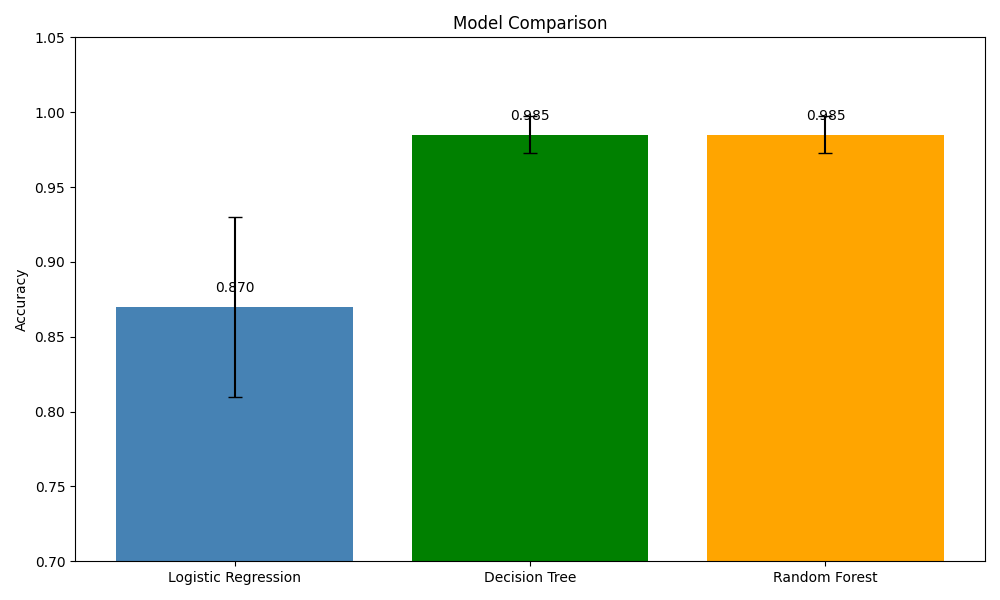

The Python source for this figure:
import pandas as pd
import numpy as np
from sklearn.linear_model import LogisticRegression
from sklearn.model_selection import train_test_split, cross_val_score
from sklearn.tree import DecisionTreeClassifier
from sklearn.ensemble import RandomForestClassifier
from sklearn.naive_bayes import MultinomialNB
import matplotlib.pyplot as plt


np.random.seed(42)
n = 200

age = np.random.randint(18, 65, n)
monthly_spend = np.random.randint(1000, 50000, n)
months_subscribed = np.random.randint(1, 60, n)
support_calls =np.random.randint(0, 10, n)

churn = ((support_calls > 5) | (monthly_spend < 5000) | (months_subscribed < 6)).astype(int)

df = pd.DataFrame({
    "age": age, 
    "monthly_spend": monthly_spend,
    "months_subscribed": months_subscribed,
    "support_calls": support_calls, 
    "churn": churn
})

X = df.drop("churn", axis=1)
y = df["churn"]

X_train,X_test, y_train, y_test = train_test_split(X, y, test_size=0.2, random_state=42)

models = {
    "Logistic Regression": LogisticRegression(max_iter=1000), 
    "Decision Tree": DecisionTreeClassifier(),
    "Random Forest": RandomForestClassifier(n_estimators=100)
}

results = {}
for name, model in models.items():
    scores = cross_val_score(model,X, y, cv=5)
    results[name] = {"mean": scores.mean(), "std": scores.std()}
    print(f"{name}: {scores.mean():.3f} (+/-  {scores.std():.3f})")


names = list(results.keys())
means = [results[n]["mean"] for n in names]
stds = [results [n]["std"] for n in names]


plt.figure(figsize=(10, 6))
bars = plt.bar(names, means, yerr=stds, capsize=5, color=["steelblue", "green", "orange"])

plt.ylabel("Accuracy")
plt.title("Model Comparison")
plt.ylim(0.7, 1.05)

for bar, mean in zip(bars, means):
    plt.text(bar.get_x() + bar.get_width()/2, bar.get_height() + 0.01, f"{mean:.3f}", ha="center")

plt.tight_layout()
plt.savefig("model_comparison.png")
plt.show()
